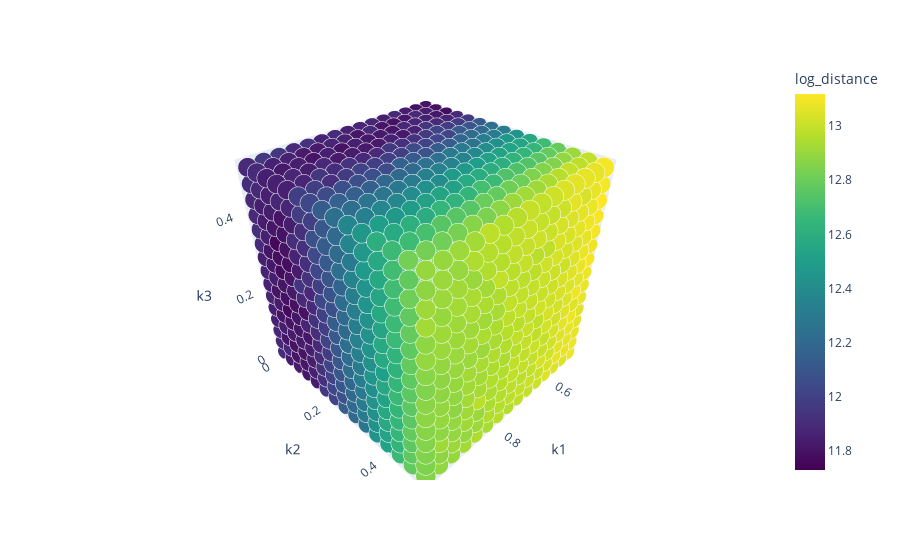

Notebook source saved alongside this figure:
### Code cell
px.defaults.color_continuous_scale = px.colors.sequential.Viridis
fig = px.scatter_3d(df,
                    x='k1',
                    y='k2',
                    z='k3',
                    color="log_distance",
                    size="log_distance",
                    opacity=1
)
fig.show()

### Figure 1 — Plotly figure (JSON) as saved in the notebook; plotly's stock layout.template omitted (floating-point values rounded to 4 significant figures; data arrays with more than 128 entries replaced by an {"elided": "..."} marker saying what was removed)
{"data": [{"hovertemplate": "k1=%{x}<br>k2=%{y}<br>k3=%{z}<br>log_distance=%{marker.color}<extra></extra>", "legendgroup": "", "marker": {"color": {"elided": "3375 float values"}, "coloraxis": "coloraxis", "opacity": 1, "size": {"elided": "3375 float values"}, "sizemode": "area", "sizeref": 0.0328, "symbol": "circle"}, "mode": "markers", "name": "", "scene": "scene", "showlegend": false, "type": "scatter3d", "x": {"elided": "3375 float values"}, "y": {"elided": "3375 float values"}, "z": {"elided": "3375 float values"}}], "layout": {"coloraxis": {"colorbar": {"title": {"text": "log_distance"}}, "colorscale": [[0, "#440154"], [0.1111, "#482878"], [0.2222, "#3e4989"], [0.3333, "#31688e"], [0.4444, "#26828e"], [0.5556, "#1f9e89"], [0.6667, "#35b779"], [0.7778, "#6ece58"], [0.8889, "#b5de2b"], [1, "#fde725"]]}, "legend": {"itemsizing": "constant", "tracegroupgap": 0}, "margin": {"t": 60}, "scene": {"domain": {"x": [0, 1], "y": [0, 1]}, "xaxis": {"title": {"text": "k1"}}, "yaxis": {"title": {"text": "k2"}}, "zaxis": {"title": {"text": "k3"}}}}}
